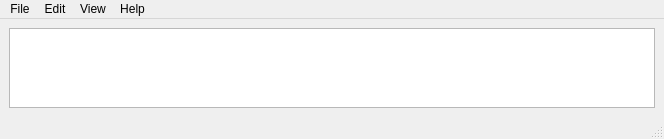
<?xml version="1.0" encoding="UTF-8"?>
<ui version="4.0">
 <class>VPiano</class>
 <widget class="QMainWindow" name="VPiano">
  <property name="geometry">
   <rect>
    <x>0</x>
    <y>0</y>
    <width>664</width>
    <height>139</height>
   </rect>
  </property>
  <property name="windowTitle">
   <string>Drumstick Virtual Piano</string>
  </property>
  <widget class="QWidget" name="centralwidget">
   <layout class="QVBoxLayout">
    <item>
     <widget class="drumstick::widgets::PianoKeybd" name="pianokeybd"/>
    </item>
   </layout>
  </widget>
  <widget class="QMenuBar" name="menubar">
   <property name="geometry">
    <rect>
     <x>0</x>
     <y>0</y>
     <width>664</width>
     <height>23</height>
    </rect>
   </property>
   <widget class="QMenu" name="menuFile">
    <property name="title">
     <string>File</string>
    </property>
    <addaction name="actionExit"/>
   </widget>
   <widget class="QMenu" name="menuEdit">
    <property name="title">
     <string>Edit</string>
    </property>
    <addaction name="actionConnections"/>
    <addaction name="actionPreferences"/>
   </widget>
   <widget class="QMenu" name="menuHelp">
    <property name="title">
     <string>Help</string>
    </property>
    <addaction name="actionAbout"/>
    <addaction name="actionAbout_Qt"/>
   </widget>
   <widget class="QMenu" name="menuView">
    <property name="title">
     <string>View</string>
    </property>
    <widget class="QMenu" name="menuNames">
     <property name="title">
      <string>Show Note Names</string>
     </property>
     <addaction name="actionNever"/>
     <addaction name="actionMinimal"/>
     <addaction name="actionWhen_Activated"/>
     <addaction name="actionAlways"/>
    </widget>
    <widget class="QMenu" name="menuBlack_Keys_Names">
     <property name="title">
      <string>Black Keys Names</string>
     </property>
     <addaction name="actionSharps"/>
     <addaction name="actionFlats"/>
     <addaction name="actionNothing"/>
    </widget>
    <widget class="QMenu" name="menuNames_Orientation">
     <property name="title">
      <string>Names Orientation</string>
     </property>
     <addaction name="actionHorizontal"/>
     <addaction name="actionVertical"/>
     <addaction name="actionAutomatic"/>
    </widget>
    <widget class="QMenu" name="menuOctaves_Naming">
     <property name="title">
      <string>Central Octave Name</string>
     </property>
     <addaction name="actionNoOctaves"/>
     <addaction name="actionC3"/>
     <addaction name="actionC4"/>
     <addaction name="actionC5"/>
    </widget>
    <widget class="QMenu" name="menuNote_Names">
     <property name="title">
      <string>Note Names</string>
     </property>
     <addaction name="actionStandard"/>
     <addaction name="actionCustom_Sharps"/>
     <addaction name="actionCustom_Flats"/>
    </widget>
    <addaction name="menuNames"/>
    <addaction name="menuBlack_Keys_Names"/>
    <addaction name="menuNames_Orientation"/>
    <addaction name="menuNote_Names"/>
    <addaction name="menuOctaves_Naming"/>
    <addaction name="actionNames_Font"/>
   </widget>
   <addaction name="menuFile"/>
   <addaction name="menuEdit"/>
   <addaction name="menuView"/>
   <addaction name="menuHelp"/>
  </widget>
  <widget class="QStatusBar" name="statusBar">
   <property name="sizeGripEnabled">
    <bool>true</bool>
   </property>
  </widget>
  <action name="actionExit">
   <property name="text">
    <string>&amp;Exit</string>
   </property>
  </action>
  <action name="actionPreferences">
   <property name="text">
    <string>&amp;Preferences</string>
   </property>
  </action>
  <action name="actionConnections">
   <property name="text">
    <string>&amp;Connections</string>
   </property>
  </action>
  <action name="actionAbout">
   <property name="text">
    <string>About</string>
   </property>
  </action>
  <action name="actionAbout_Qt">
   <property name="text">
    <string>About Qt</string>
   </property>
  </action>
  <action name="actionNever">
   <property name="checkable">
    <bool>true</bool>
   </property>
   <property name="checked">
    <bool>true</bool>
   </property>
   <property name="text">
    <string>Never</string>
   </property>
  </action>
  <action name="actionWhen_Activated">
   <property name="checkable">
    <bool>true</bool>
   </property>
   <property name="text">
    <string>When Activated</string>
   </property>
  </action>
  <action name="actionAlways">
   <property name="checkable">
    <bool>true</bool>
   </property>
   <property name="text">
    <string>Always</string>
   </property>
  </action>
  <action name="actionSharps">
   <property name="checkable">
    <bool>true</bool>
   </property>
   <property name="checked">
    <bool>true</bool>
   </property>
   <property name="text">
    <string>Sharps</string>
   </property>
  </action>
  <action name="actionFlats">
   <property name="checkable">
    <bool>true</bool>
   </property>
   <property name="checked">
    <bool>false</bool>
   </property>
   <property name="text">
    <string>Flats</string>
   </property>
  </action>
  <action name="actionNothing">
   <property name="checkable">
    <bool>true</bool>
   </property>
   <property name="text">
    <string>Nothing</string>
   </property>
  </action>
  <action name="actionHorizontal">
   <property name="checkable">
    <bool>true</bool>
   </property>
   <property name="checked">
    <bool>true</bool>
   </property>
   <property name="text">
    <string>Horizontal</string>
   </property>
  </action>
  <action name="actionVertical">
   <property name="checkable">
    <bool>true</bool>
   </property>
   <property name="text">
    <string>Vertical</string>
   </property>
  </action>
  <action name="actionAutomatic">
   <property name="checkable">
    <bool>true</bool>
   </property>
   <property name="text">
    <string>Automatic</string>
   </property>
  </action>
  <action name="actionNames_Font">
   <property name="text">
    <string>Names Font</string>
   </property>
  </action>
  <action name="actionMinimal">
   <property name="checkable">
    <bool>true</bool>
   </property>
   <property name="text">
    <string>Minimal</string>
   </property>
  </action>
  <action name="actionC3">
   <property name="checkable">
    <bool>true</bool>
   </property>
   <property name="text">
    <string>C3</string>
   </property>
  </action>
  <action name="actionC4">
   <property name="checkable">
    <bool>true</bool>
   </property>
   <property name="checked">
    <bool>true</bool>
   </property>
   <property name="text">
    <string>C4</string>
   </property>
  </action>
  <action name="actionC5">
   <property name="checkable">
    <bool>true</bool>
   </property>
   <property name="text">
    <string>C5</string>
   </property>
  </action>
  <action name="actionStandard">
   <property name="checkable">
    <bool>true</bool>
   </property>
   <property name="checked">
    <bool>true</bool>
   </property>
   <property name="text">
    <string>Standard</string>
   </property>
  </action>
  <action name="actionCustom_Sharps">
   <property name="checkable">
    <bool>true</bool>
   </property>
   <property name="text">
    <string>Custom with Sharps</string>
   </property>
  </action>
  <action name="actionCustom_Flats">
   <property name="checkable">
    <bool>true</bool>
   </property>
   <property name="text">
    <string>Custom with Flats</string>
   </property>
  </action>
  <action name="actionNoOctaves">
   <property name="checkable">
    <bool>true</bool>
   </property>
   <property name="text">
    <string>Nothing</string>
   </property>
  </action>
 </widget>
 <customwidgets>
  <customwidget>
   <class>drumstick::widgets::PianoKeybd</class>
   <extends>QGraphicsView</extends>
   <header>drumstick/pianokeybd.h</header>
  </customwidget>
 </customwidgets>
 <resources/>
 <connections/>
</ui>
